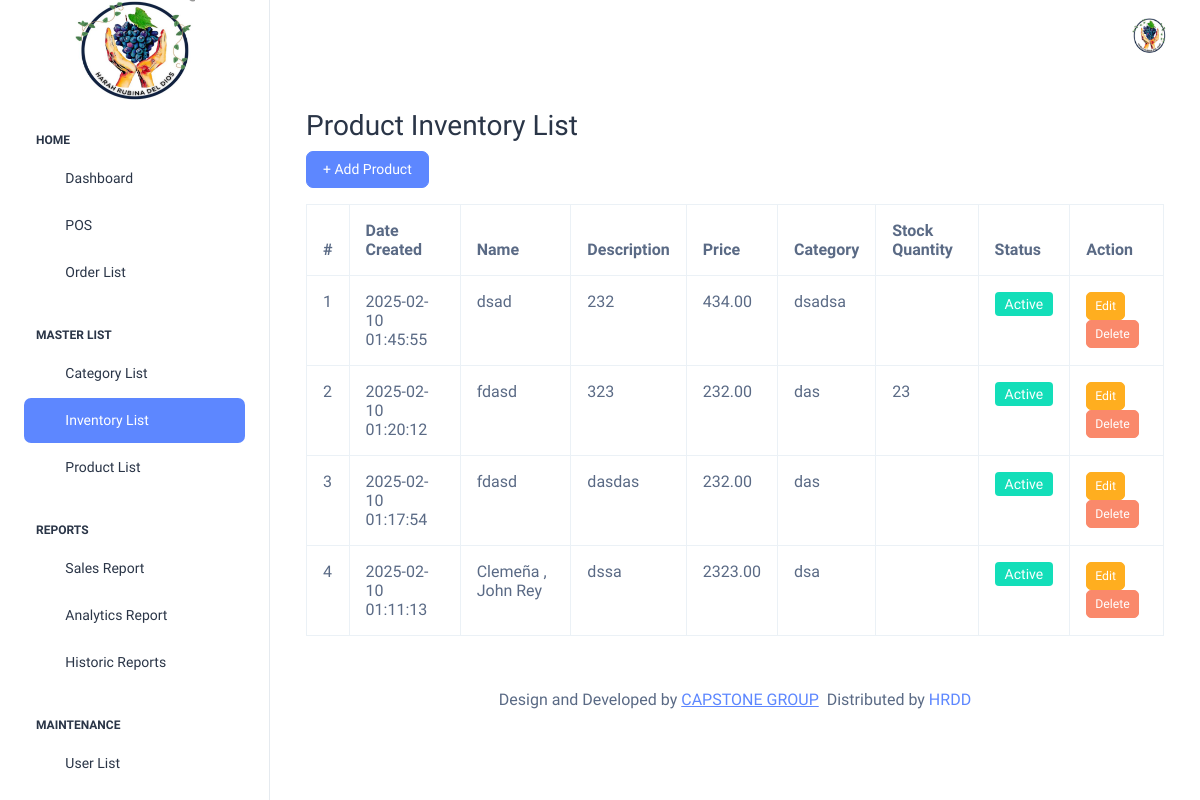
Screenshot of /index_admin.php?page=inventory_list (signed in) with the database file from the repository.
### tables this page shows
CREATE TABLE `products` (
  `id` int(11) NOT NULL,
  `name` varchar(255) NOT NULL,
  `description` text DEFAULT NULL,
  `price` decimal(10,2) NOT NULL,
  `status` enum('Active','Inactive') DEFAULT 'Active',
  `date_created` timestamp NOT NULL DEFAULT current_timestamp(),
  `category_id` int(11) NOT NULL
);

CREATE TABLE `categories` (
  `id` int(11) NOT NULL,
  `name` varchar(255) NOT NULL,
  `description` text NOT NULL,
  `status` varchar(50) DEFAULT 'Active',
  `date_created` timestamp NOT NULL DEFAULT current_timestamp()
);

CREATE TABLE `inventory` (
  `id` int(11) NOT NULL,
  `product_id` int(11) NOT NULL,
  `stock_quantity` int(11) NOT NULL DEFAULT 0,
  `last_updated` timestamp NOT NULL DEFAULT current_timestamp() ON UPDATE current_timestamp()
);

### modules/inventory_list.php (the view, shortened to what this page needs)
<?php
include "includes/connection.php";
function getProducts($con) {
    $sql = "SELECT products.*, categories.name AS category_name, inventory.stock_quantity FROM products
            JOIN categories ON products.category_id = categories.id
            LEFT JOIN inventory ON products.id = inventory.product_id
            ORDER BY products.date_created DESC";
    $result = $con->query($sql);
    return $result;
}
?>
<div class="container mt-4">
    <h2>Product Inventory List</h2>
    <button class="btn btn-primary mb-3" data-bs-toggle="modal" data-bs-target="#addProductModal">+ Add Product</button>
    <table class="table table-bordered">
        <thead>
            <tr>
                <th>#</th>
                <th>Date Created</th>
                <th>Name</th>
                <th>Description</th>
                <th>Price</th>
                <th>Category</th>
                <th>Stock Quantity</th>
                <th>Status</th>
                <th>Action</th>
            </tr>
        </thead>
        <tbody>
            <?php $products = getProducts($con); $i = 1; ?>
            <?php while ($row = $products->fetch_assoc()) : ?>
            <tr>
                <td><?= $i++; ?></td>
                <td><?= $row['date_created']; ?></td>
                <td><?= $row['name']; ?></td>
                <td><?= $row['description']; ?></td>
                <td><?= $row['price']; ?></td>
                <td><?= $row['category_name']; ?></td>
                <td><?= $row['stock_quantity']; ?></td>
                <td><span class="badge bg-success">Active</span></td>
                <td>
                    <button class="btn btn-warning btn-sm" data-bs-toggle="modal" data-bs-target="#editProductModal<?= $row['id']; ?>">Edit</button>
                    <button class="btn btn-danger btn-sm" data-bs-toggle="modal" data-bs-target="#deleteProductModal<?= $row['id']; ?>">Delete</button>
                </td>
            </tr>
            <?php endwhile; ?>
        </tbody>
    </table>
</div>

### rows the page displays
products: date_created "2025-02-10 01:45:55", name "dsad", description "232", price "434.00", category.name "dsadsa"
products: date_created "2025-02-10 01:20:12", name "fdasd", description "323", price "232.00", category.name "das", inventory.stock_quantity "23"
products: date_created "2025-02-10 01:17:54", name "fdasd", description "dasdas", price "232.00", category.name "das"
products: date_created "2025-02-10 01:11:13", name "Clemeña , John Rey", description "dssa", price "2323.00", category.name "dsa"
